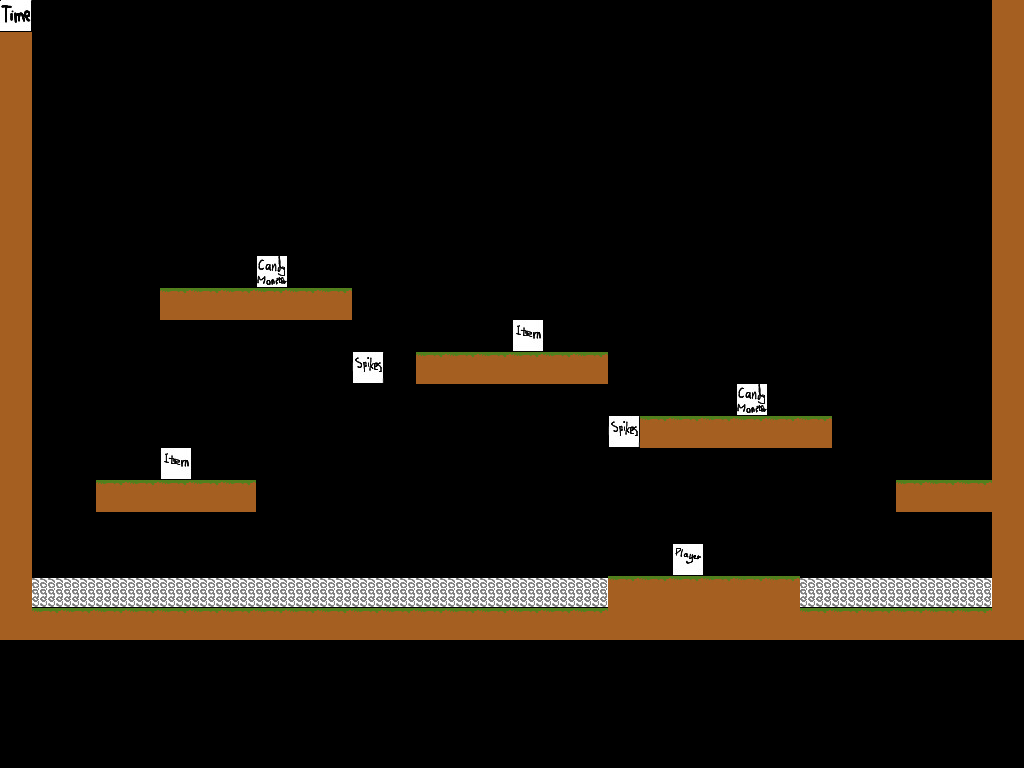

This is a level from a 2D game, rendered from its Tiled map with the project's own tilesets. A one-line summary and the map file follow, with tile-layer data summarised:
An orthogonal 32x24 tile map with 32x32 px tiles, 3 tile layers (solids, data, position).

<map version="1.0" orientation="orthogonal" width="32" height="24" tilewidth="32" tileheight="32">
 <tileset firstgid="1" name="rutor32x32" tilewidth="32" tileheight="32">
  <image source="rutor32x32.png" width="128" height="256" />
  <tile id="0">
   <properties>
    <property name="friction" value="0.7" />
    <property name="property" value="solidGround" />
    <property name="restitution" value="0" />
   </properties>
  </tile>
  <tile id="1">
   <properties>
    <property name="friction" value="0.7" />
    <property name="property" value="solidGround" />
    <property name="restitution" value="0" />
   </properties>
  </tile>
  <tile id="3">
   <properties>
    <property name="property" value="solidGround" />
   </properties>
  </tile>
  <tile id="4">
   <properties>
    <property name="friction" value="0.7" />
    <property name="property" value="spring" />
    <property name="restitution" value="1" />
   </properties>
  </tile>
  <tile id="5">
   <properties>
    <property name="friction" value="0" />
    <property name="property" value="solidGround" />
    <property name="restitution" value="0" />
   </properties>
  </tile>
  <tile id="7">
   <properties>
    <property name="property" value="moveableBox" />
   </properties>
  </tile>
  <tile id="8">
   <properties>
    <property name="property" value="iceSpring" />
   </properties>
  </tile>
  <tile id="27">
   <properties>
    <property name="time" value="90" />
   </properties>
  </tile>
  <tile id="28">
   <properties>
    <property name="property" value="candyMonster" />
   </properties>
  </tile>
  <tile id="29">
   <properties>
    <property name="property" value="item" />
   </properties>
  </tile>
  <tile id="30">
   <properties>
    <property name="property" value="player" />
   </properties>
  </tile>
  <tile id="31">
   <properties>
    <property name="property" value="spikes" />
   </properties>
  </tile>
 </tileset>
 <layer name="solids" width="32" height="24">
  <data>[768 cells, 254 non-empty, 4 distinct tile ids]</data>
 </layer>
 <layer name="data" width="32" height="24">
  <data>[768 cells, 1 non-empty, 1 distinct tile ids]</data>
 </layer>
 <layer name="position" width="32" height="24">
  <data>[768 cells, 7 non-empty, 4 distinct tile ids]</data>
 </layer>
</map>
